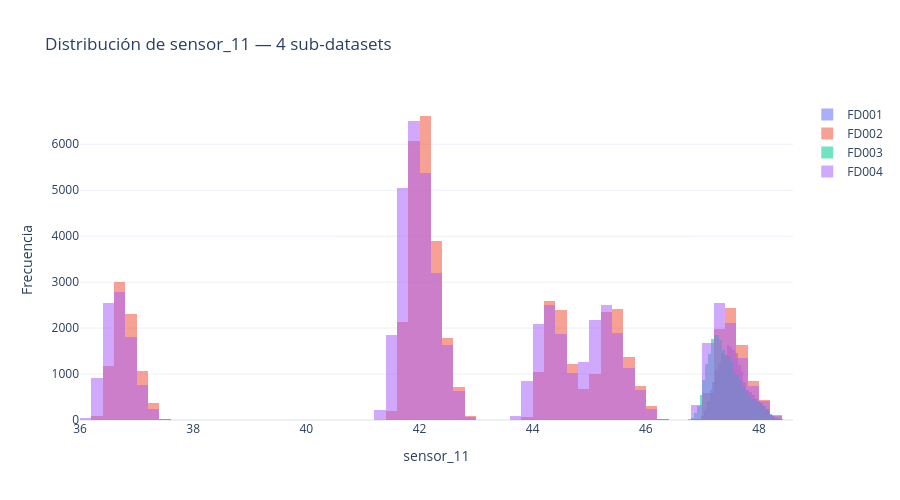

Notebook cell for this chart:
### Code cell
sensor = "sensor_11"

fig = go.Figure()
colors = ["#636EFA", "#EF553B", "#00CC96", "#AB63FA"]

for ds_id, color in zip(DATASETS, colors):
    train = data[ds_id][0]
    fig.add_trace(go.Histogram(
        x=train[sensor],
        name=ds_id,
        opacity=0.55,
        marker_color=color,
        nbinsx=80,
    ))

fig.update_layout(
    title=f"Distribución de {sensor} — 4 sub-datasets",
    barmode="overlay",
    xaxis_title=sensor,
    yaxis_title="Frecuencia",
    template="plotly_white",
    height=500,
)
fig.show()

### Figure 1 — Plotly figure (JSON) as saved in the notebook; plotly's stock layout.template omitted (floating-point values rounded to 4 significant figures; data arrays with more than 128 entries replaced by an {"elided": "..."} marker saying what was removed)
{"data": [{"marker": {"color": "#636EFA"}, "name": "FD001", "nbinsx": 80, "opacity": 0.55, "type": "histogram", "x": {"elided": "20631 float values"}}, {"marker": {"color": "#EF553B"}, "name": "FD002", "nbinsx": 80, "opacity": 0.55, "type": "histogram", "x": {"elided": "53759 float values"}}, {"marker": {"color": "#00CC96"}, "name": "FD003", "nbinsx": 80, "opacity": 0.55, "type": "histogram", "x": {"elided": "24720 float values"}}, {"marker": {"color": "#AB63FA"}, "name": "FD004", "nbinsx": 80, "opacity": 0.55, "type": "histogram", "x": {"elided": "61249 float values"}}], "layout": {"barmode": "overlay", "height": 500, "title": {"text": "Distribución de sensor_11 — 4 sub-datasets"}, "xaxis": {"title": {"text": "sensor_11"}}, "yaxis": {"title": {"text": "Frecuencia"}}}}
